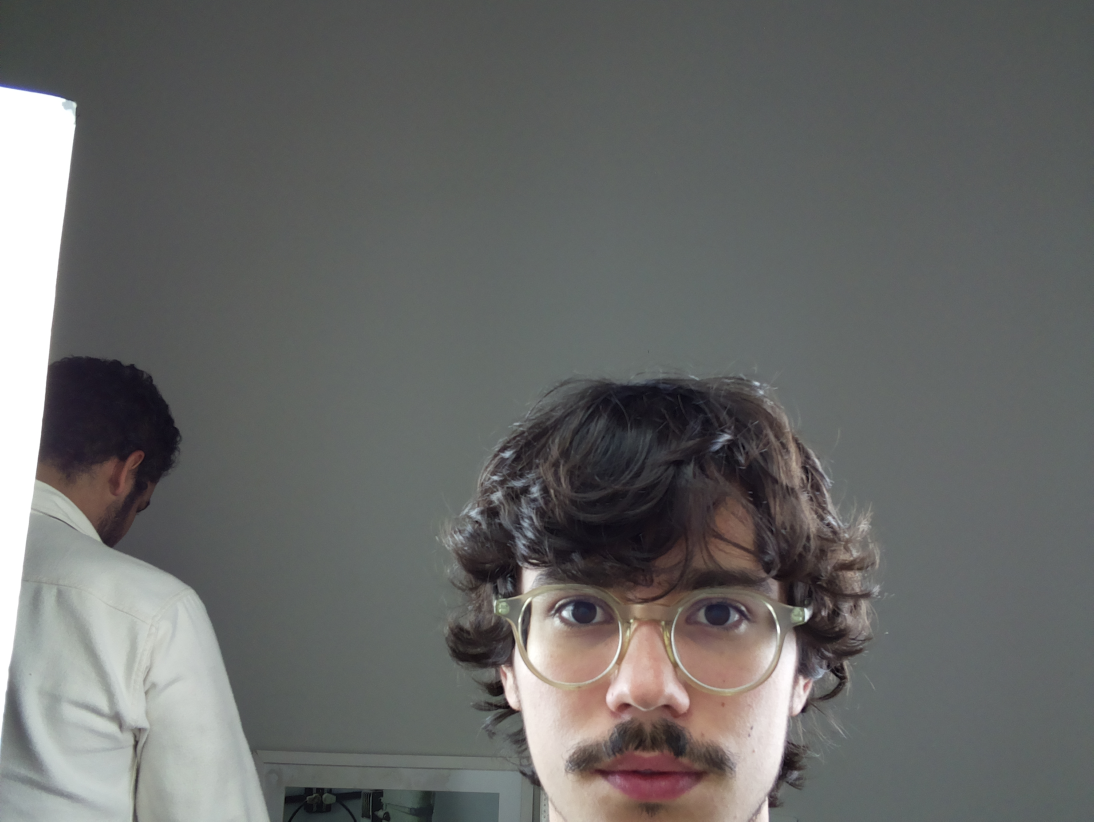
#> input picture cabine zrzs - fotos teste/teste_a/image_3.jpg, 3280 x 2464 px, given in place of random_face_front.png, which was not available (shown at 1/3 size)
$ python crop_rectangle.py '../cabine zrzs - fotos teste/teste_a/image_3.jpg'
#> lines starting #> are read from the running program, lines starting #| are printed output that depends on the picture; pictures that were not available may be replaced by others from this repository, and a replacement may not be noted
import cv2
import os
import sys

MARGIN_TOP = 50
MARGIN_LEFT = 10
MARGIN_RIGHT = 10
MARGIN_BOTTOM = 10

# Get user supplied values
current_path = os.path.dirname(os.path.realpath(sys.argv[0]))
imagePath = current_path + "/random_face_front.png"
cascPath = current_path + "/haarcascade_frontalface_default.xml"

# Create the haar cascade
faceCascade = cv2.CascadeClassifier(cascPath)

# Read the image
image = cv2.imread(imagePath)
#> image is the input picture: shape (2464, 3280, 3); mean B, G, R 103.6, 104.9, 104.1
gray = cv2.imread(imagePath,0)
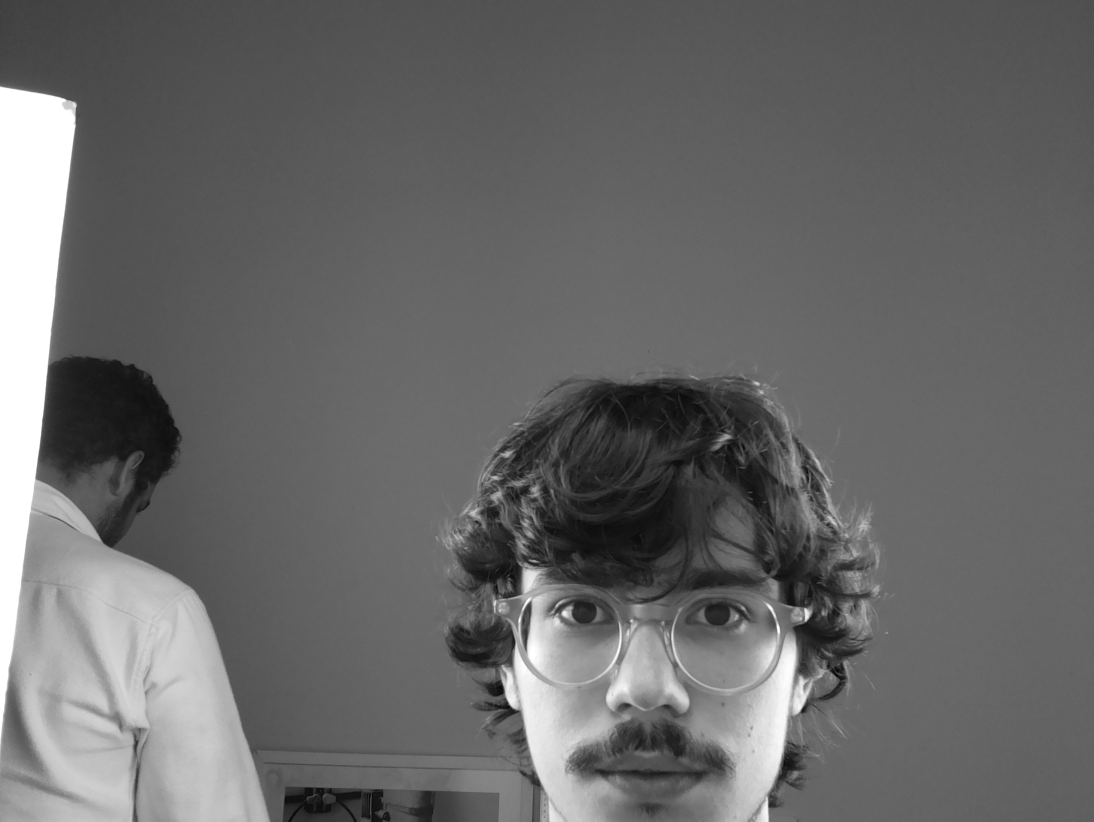
#> gray: shape (2464, 3280) (shown at 1/3 size); min 0, max 255, mean 104.6
if image.any() == None:
    message = "Couldn't load image from path: " + imagePath
    raise Exception(message)

# Detect faces in the image
faces = faceCascade.detectMultiScale(
    gray,
    scaleFactor=1.1,
    minNeighbors=5,
    minSize=(30, 30),
)
#> faces = [[1517, 1592, 61, 61]]

print("Found {0} faces!".format(len(faces)))
#| Found 1 faces!

# Crop the face
for (x, y, w, h) in faces:
    startY = y - MARGIN_TOP
    startX = x - MARGIN_LEFT
    endY = y + h + MARGIN_BOTTOM
    endX = x + w + MARGIN_RIGHT

    crop_img = image[startY:endY, startX:endX].copy()
    cv2.imshow("cropped", crop_img)
    cv2.waitKey(0)
    file_path = current_path + "/crop.png"
    cv2.imwrite(file_path, crop_img)
#> this loop made 1 pass
#> (x, y, w, h, startY, startX, endY, endX) on pass 1: (1517, 1592, 61, 61, 1542, 1507, 1663, 1588)
#> pass 1, `crop_img = image[startY:endY, startX:endX].copy()`:
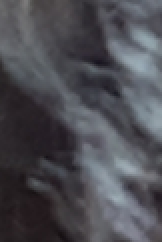
#> crop_img: shape (121, 81, 3) (shown 2 times larger); mean B, G, R 83.5, 77.3, 77.4

$ run again, on cabine zrzs - fotos teste/teste_a/image_5.jpg
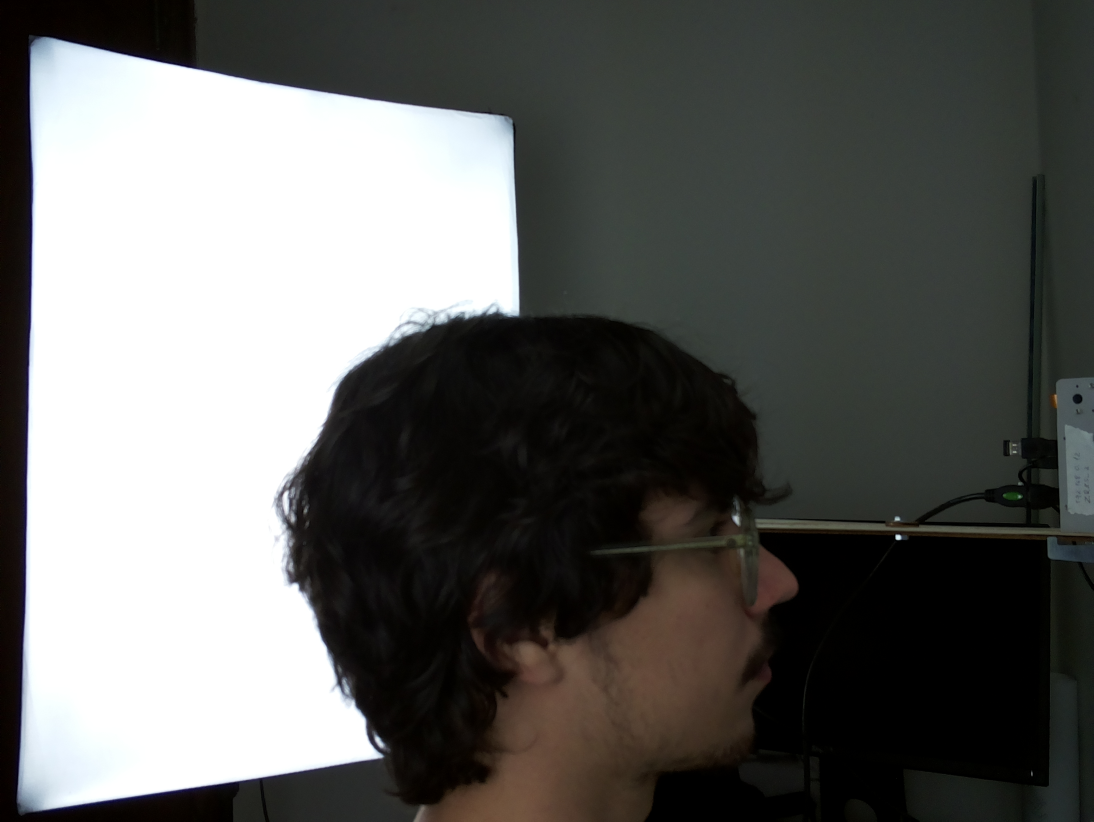
#> input picture cabine zrzs - fotos teste/teste_a/image_5.jpg, 3280 x 2464 px, given in place of random_face_front.png, which was not available (shown at 1/3 size)
#> image is the input picture: shape (2464, 3280, 3); mean B, G, R 96.3, 98.6, 98.1
#> `gray = cv2.imread(imagePath,0)`:
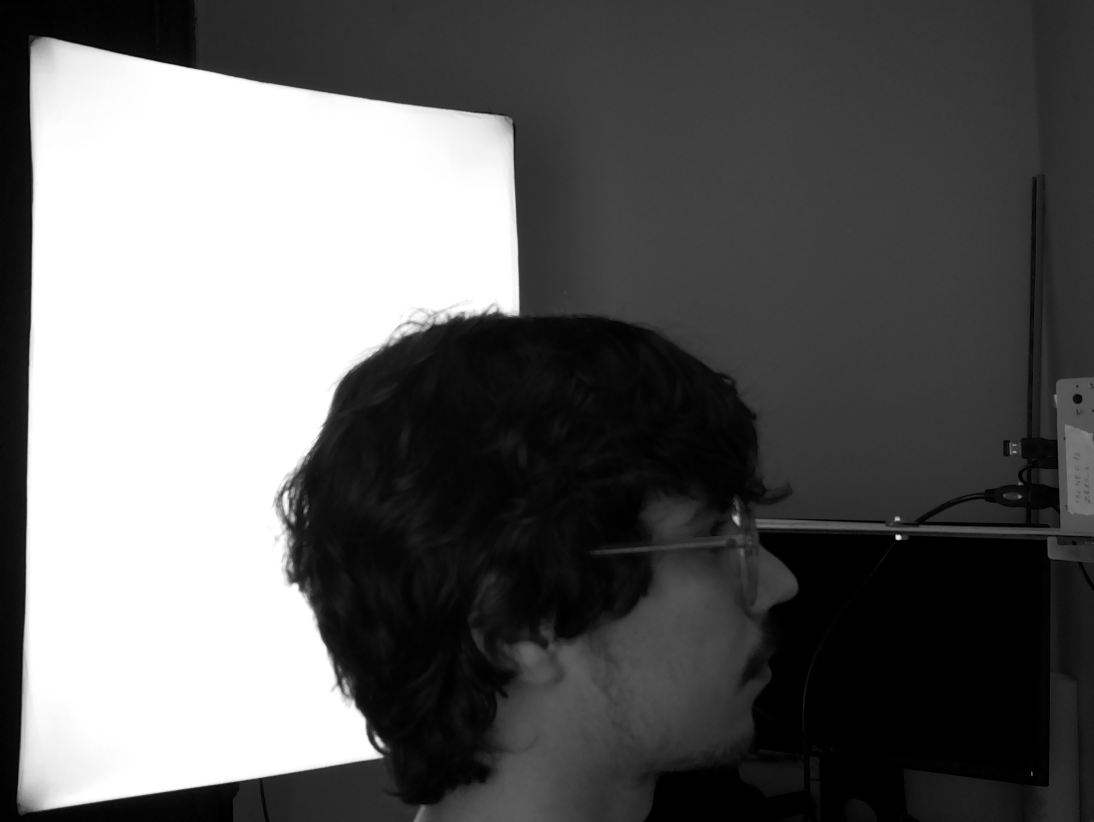
#> gray: shape (2464, 3280) (shown at 1/3 size); min 0, max 255, mean 98.2
#> faces = ()
#| Found 0 faces!
